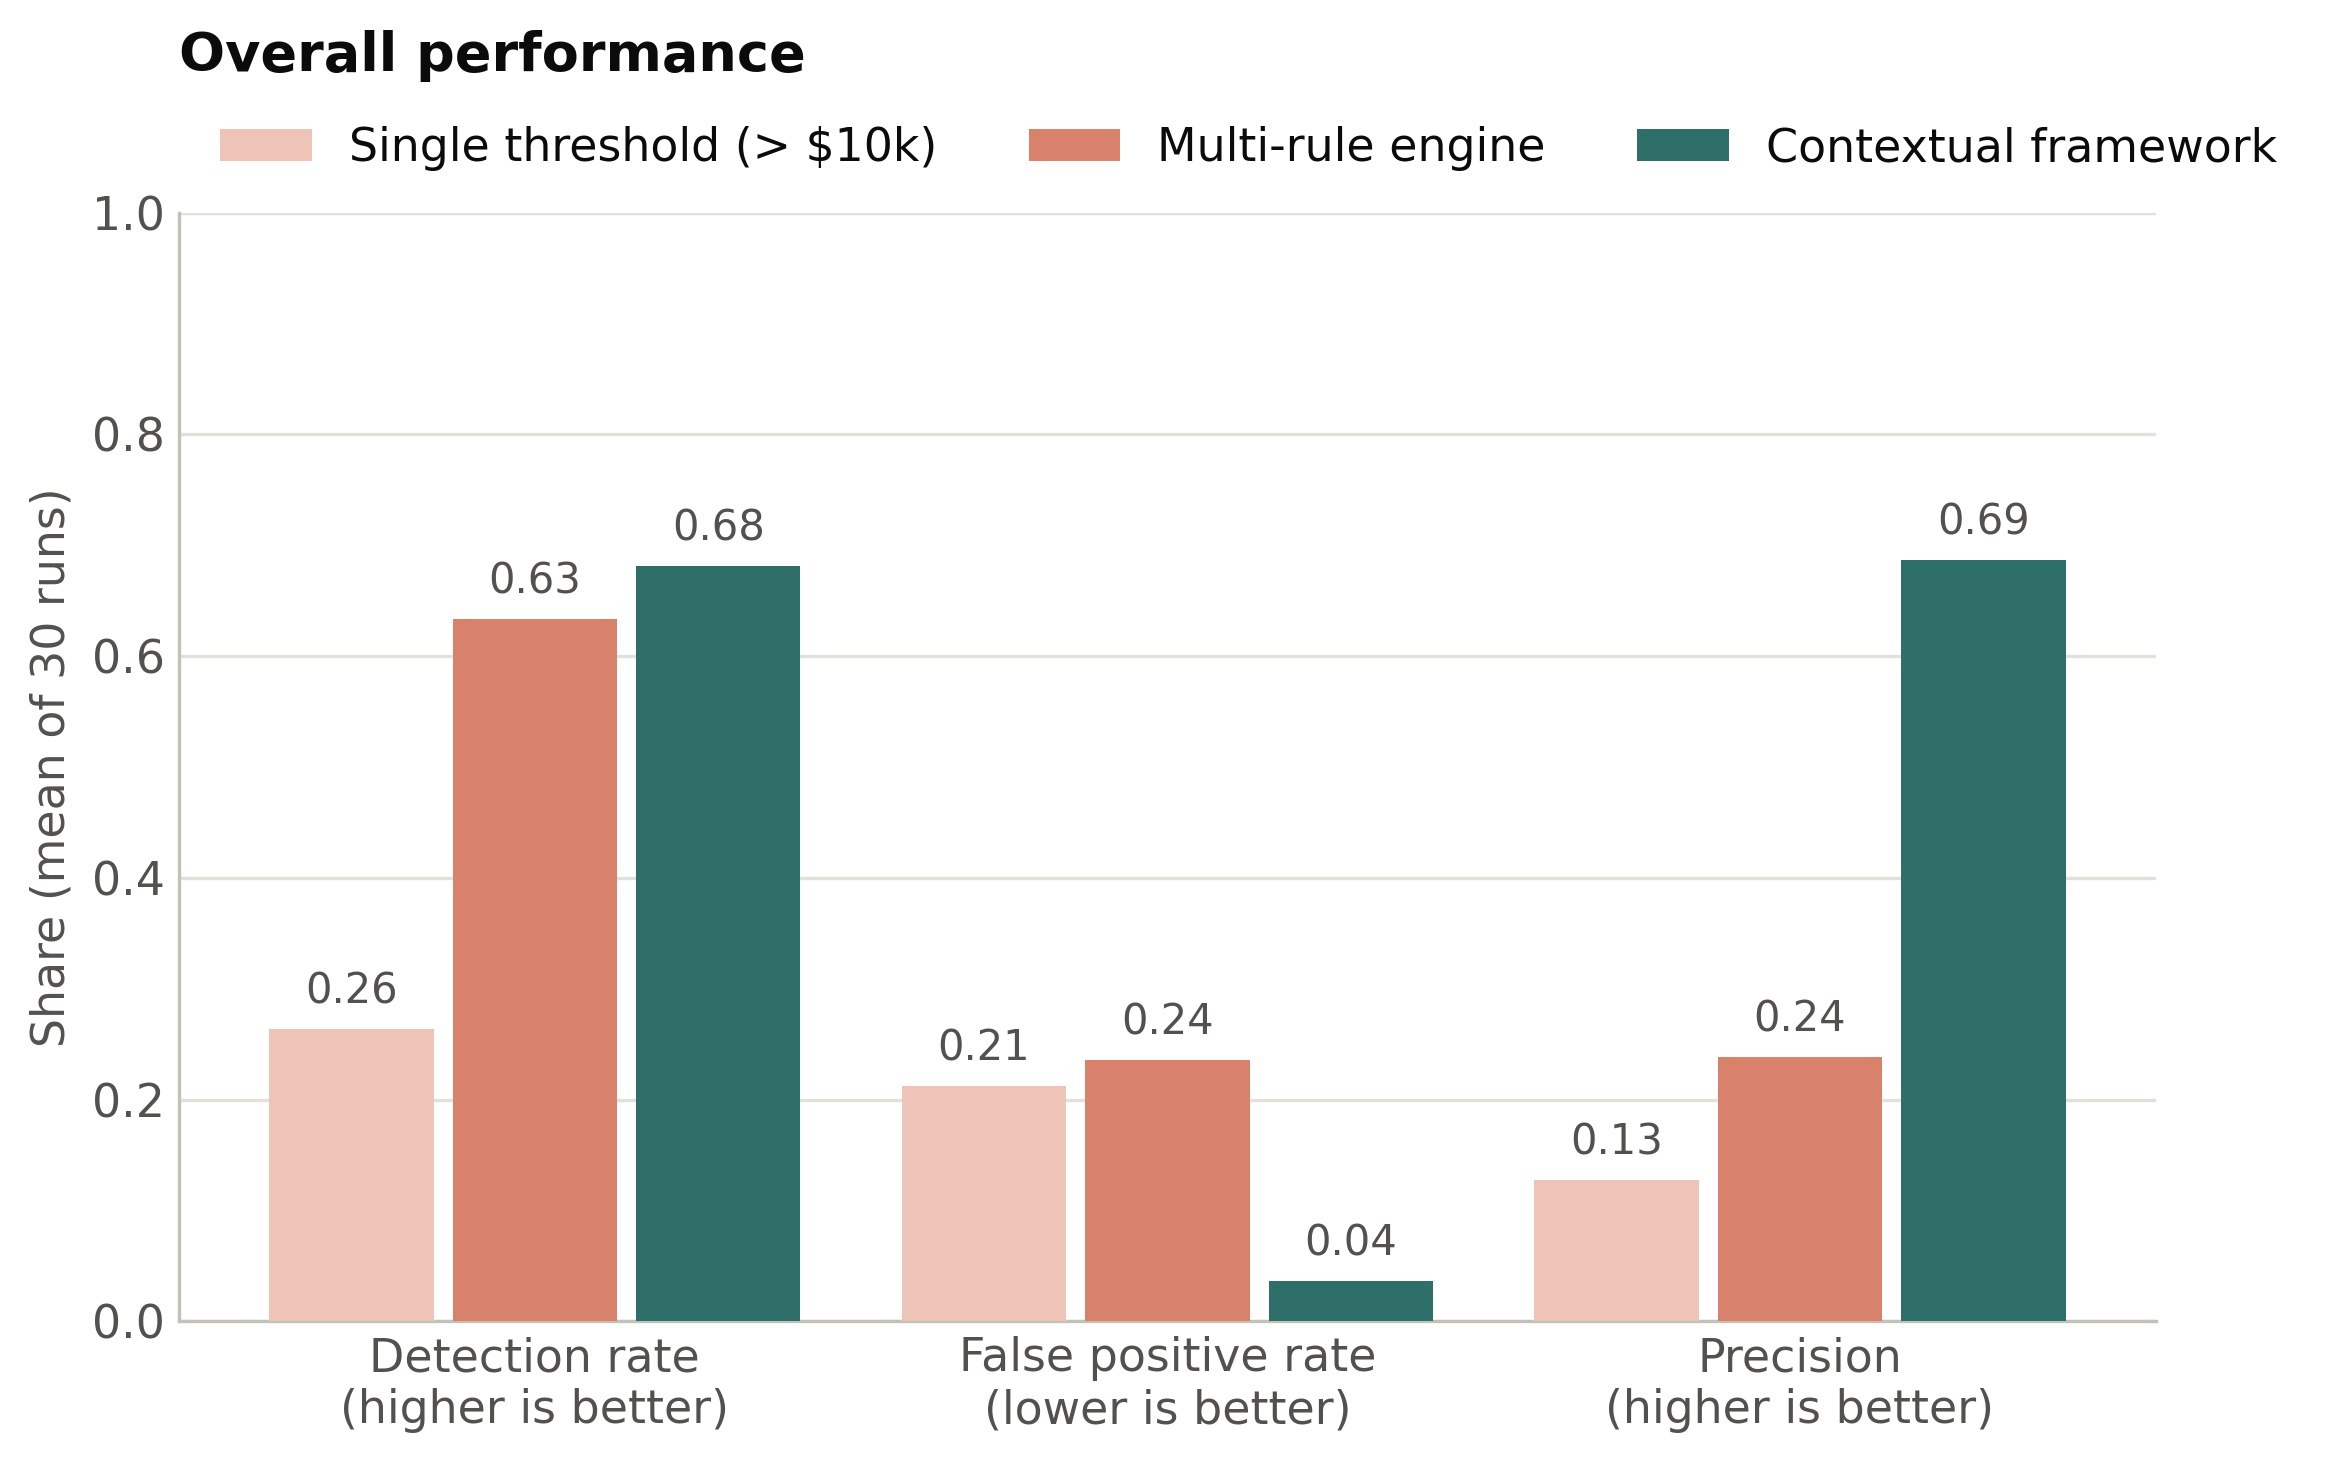

Generate this figure with Python:
"""
This figure shows the overall performance of the three detectors with a mean of 30 runs.
"""

import matplotlib.pyplot as plt
import numpy as np
import pandas as pd

from charts import teal, coral, light_coral, gray_text, clean, save, setup

setup()

runs = pd.read_csv("results/per_run_metrics.csv")
means = runs.groupby("detector")[["detection_rate", "false_positive_rate", "precision"]].mean()

# detector name, label for the legend, bar color
detectors = [("single_rule", "Single threshold (> $10k)", light_coral), ("multiple_rules", "Multi-rule engine", coral), ("contextual_main", "Contextual framework", teal)]
metric_labels = [("detection_rate", "Detection rate\n(higher is better)"), ("false_positive_rate", "False positive rate\n(lower is better)"), ("precision", "Precision\n(higher is better)")]

figure, ax = plt.subplots(figsize=(8.5, 4.8))
positions = np.arange(len(metric_labels))
bar_width = 0.26

for number, (detector_name, label, color) in enumerate(detectors):
    values = []
    for metric_name, metric_label in metric_labels:
        values.append(means.loc[detector_name, metric_name])

    # moving each detector's bar
    bars = ax.bar(positions + (number - 1) * (bar_width + 0.03), values, bar_width, color=color, label=label, zorder=3)

    # number on top of the bar
    for bar, value in zip(bars, values):
        ax.text(bar.get_x() + bar.get_width() / 2, value + 0.015, f"{value:.2f}", ha="center", va="bottom", fontsize=10, color=gray_text)

ax.set_xticks(positions)
ax.set_xticklabels([metric_label for metric_name, metric_label in metric_labels])
ax.set_ylim(0, 1.0)
ax.set_ylabel("Share (mean of 30 runs)")
clean(ax, "y")
ax.legend(frameon=False, ncol=3, loc="lower left", bbox_to_anchor=(0, 1.0))
ax.set_title("Overall performance", pad=34)
save(figure, "overall_figure")
